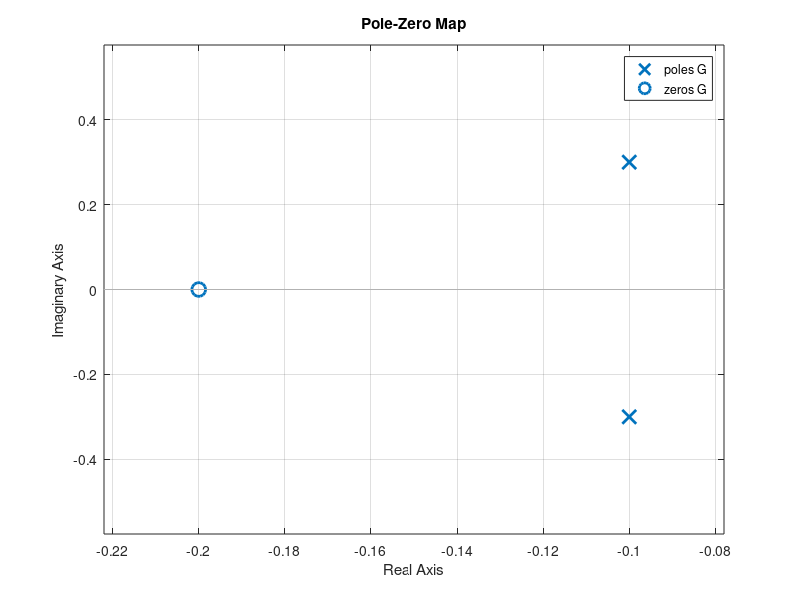

Here is the MATLAB script that generated this plot:
% ENCONTRAR LOS POLOS Y CEROS
clc; clear all;

disp('Ejercicio 01')
% G(s) = (10s+2)/(10s^2 + 2s + 1)
numerador = [10 2];
denominador = [10 2 1];
G = tf(numerador, denominador)
z = zero(G)
p = pole(G)
pzmap(G)

disp('Ejercicio 02')
% G(s) = s(s-2)/(s+5)(s^2 + 6s + 10)
numerador = conv([1 0], [1 -2]);
denominador = conv([1 5], [1 6 10]);
G = tf(numerador, denominador)
z = zero(G)
p = pole(G)
pzmap(G)